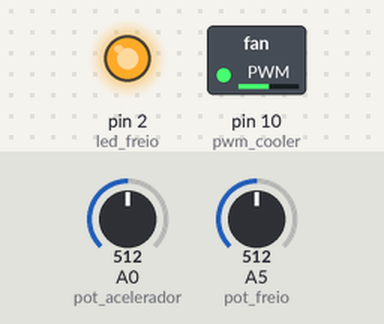
Recording of a sketch running on a simulated Arduino Uno, built with avr-gcc and run on an emulated ATmega328P. Parts: switched loads named in the sketch (green lamp = pin HIGH), output pins drawn as LEDs (lit = HIGH). The test bench sets the inputs (shaded band); at power-on: A5 (pot_freio) = 512, A0 (pot_acelerador) = 512. What the sketch prints to the serial monitor is not drawn.

Above: at 1.2 s.
1.3 s: A5 (pot_freio) set to 118
2.8 s: A5 (pot_freio) set to 100
At 4.0 s:
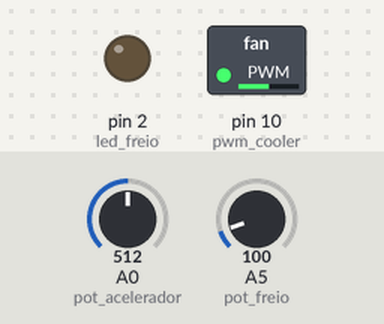
4.3 s: A0 (pot_acelerador) set to 716
At 5.3 s:
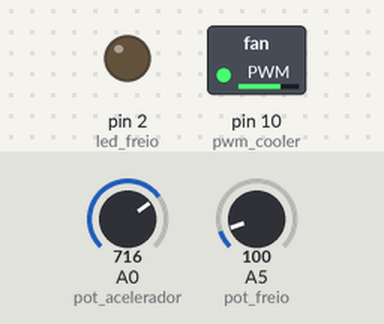
5.8 s: A0 (pot_acelerador) set to 900
At 6.4 s:
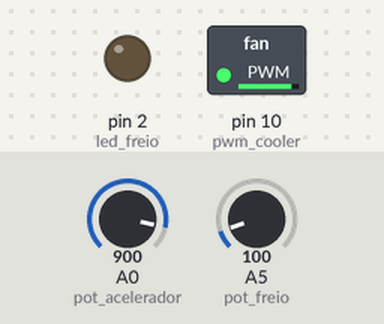
7.3 s: A5 (pot_freio) set to 306
At 7.6 s:
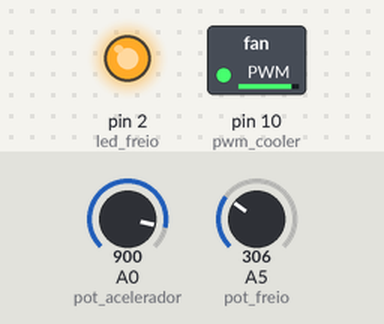
8.8 s: A0 (pot_acelerador) set to 122
At 9.9 s:
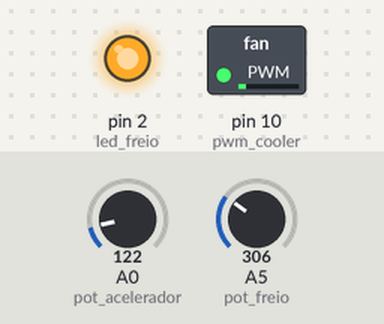
Timing chart, 0 to 11.3 s (numbered marks = the images above; inputs shaded):
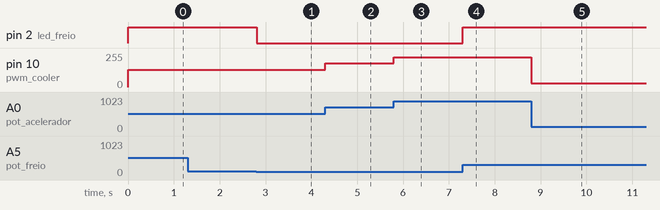

Measured:
- the behaviour switches between 113 and 112 on A5 (pot_freio) (found by bisection; images 0 and 1)
- after the input at 2.8 s, pin 2 (led_freio): HIGH → LOW at once
- after the input at 4.3 s, pin 10 (pwm_cooler): 128/255 → 178/255 at once
- after the input at 5.8 s, pin 10 (pwm_cooler): 178/255 → 224/255 at once
- after the input at 7.3 s, pin 2 (led_freio): LOW → HIGH at once
- after the input at 8.8 s, pin 10 (pwm_cooler): 224/255 → 30/255 at once

The sketch:

controle_cooler.ino
```cpp
#define pwm_cooler 10
#define pot_acelerador A0  // Pin do potenciometro do acelerador
#define pot_freio      A5  // Pin do potenciometro do freio
#define led_freio      2   // Pino do freio

void setup() {
   // Configure Timer 1 for PWM @ 25 kHz.
    TCCR1A = 0;           // undo the configuration done by...
    TCCR1B = 0;           // ...the Arduino core library
    TCNT1  = 0;           // reset timer
    TCCR1A = _BV(COM1A1)  // non-inverted PWM on ch. A
           | _BV(COM1B1)  // same on ch; B
           | _BV(WGM11);  // mode 10: ph. correct PWM, TOP = ICR1
    TCCR1B = _BV(WGM13)   // ditto
           | _BV(CS10);   // prescaler = 1
    ICR1   = 320;         // TOP = 320

    // Set the PWM pins as output.
    pinMode(pwm_cooler, OUTPUT);
    pinMode(pot_acelerador, INPUT);
    pinMode(pot_freio, INPUT);
    pinMode(led_freio, OUTPUT);
    Serial.begin(9600);
}

// PWM output @ 25 kHz, only on pins 9 and 10.
// Output value should be between 0 and 320, inclusive.
void analogWrite25k(int pin, int value)
{
    switch (pin) {
        case 9:
            OCR1A = value;
            break;
        case 10:
            OCR1B = value;
            break;
        default:
            // no other pin will work
            break;
    }
}

void loop() {

  float aceleracao = (analogRead(pot_acelerador));
  int aceleracao_int = (int)aceleracao;
  int aceleracao_cooler = map(aceleracao_int, 0, 1023, 0, 320);
  //Serial.println(aceleracao_cooler);
  analogWrite25k(pwm_cooler, aceleracao_cooler);

  float freio = (analogRead(pot_freio));
  int freio_int = (int)freio;
  int freio_nextion = map(freio_int, 0, 1023, 0, 100);
  Serial.println(freio_nextion);
  if(freio_nextion > 10)
    {
    digitalWrite(led_freio, HIGH);
    }
   else
    digitalWrite(led_freio, LOW);

}
```
